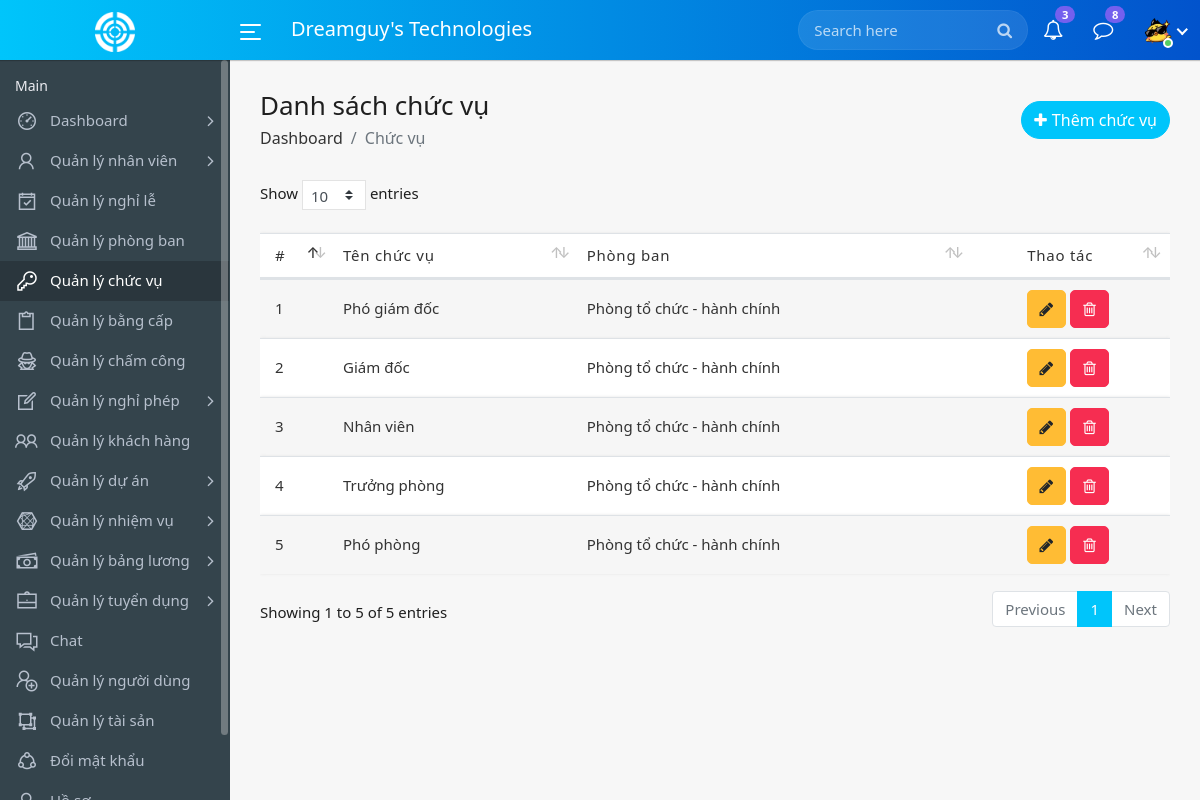
The page /designations.php (signed in) on the database its author committed.
### tables this page shows
CREATE TABLE `users` (
  `id` int(11) NOT NULL,
  `name` varchar(200) NOT NULL,
  `email` varchar(100) NOT NULL,
  `password` varchar(200) NOT NULL,
  `avatar` varchar(255) NOT NULL,
  `role` int(11) NOT NULL,
  `status` int(11) NOT NULL,
  `employee_id` int(11) DEFAULT NULL,
  `created_at` timestamp NOT NULL DEFAULT current_timestamp()
);

CREATE TABLE `designations` (
  `id` int(11) NOT NULL,
  `name` varchar(100) NOT NULL,
  `department_id` int(11) NOT NULL,
  `Date` date NOT NULL DEFAULT current_timestamp()
);

### designations.php (the view, shortened to what this page needs)
<?php
include_once ('includes/config.php');
?>
<!DOCTYPE html>
<html lang="en">
    <head>
        <link rel="stylesheet" href="assets/css/bootstrap.min.css">
        <link rel="stylesheet" href="assets/css/font-awesome.min.css">
        <link rel="stylesheet" href="assets/css/line-awesome.min.css">
        <link rel="stylesheet" href="https://cdnjs.cloudflare.com/ajax/libs/select2/4.0.13/css/select2.min.css">
        <link rel="stylesheet" href="assets/css/dataTables.bootstrap4.min.css">
        <link rel="stylesheet" href="assets/css/style.css">
        <link rel="stylesheet" type="text/css"
        href="https://cdn.datatables.net/buttons/2.2.2/css/buttons.dataTables.min.css">
    </head>
    <body>
        <div class="main-wrapper">
            <?php include_once ("includes/header.php"); ?>
            <?php include_once ("includes/sidebar.php"); ?>
            <div class="page-wrapper">
                <div class="content container-fluid">
                    <div class="page-header">
                        <div class="row align-items-center">
                            <div class="col">
                                <h3 class="page-title">Danh sách chức vụ</h3>
                                <ul class="breadcrumb">
                                    <li class="breadcrumb-item"><a href="index.php">Dashboard</a></li>
                                    <li class="breadcrumb-item active">Chức vụ</li>
                                </ul>
                            </div>
                            <div class="col-auto float-right ml-auto">
                                <a href="#" class="btn add-btn" data-toggle="modal" data-target="#add_designation"><i class="fa fa-plus"></i>Thêm chức vụ</a>
                            </div>
                        </div>
                    </div>
                    <div class="row">
                        <div class="col-md-12">
                            <div class="table-responsive">
                         <table class="table table-striped custom-table datatable mb-0">
                                <thead>
                                    <tr>
                                        <th style="width: 30px;">#</th>
                                        <th>Tên chức vụ</th>
                                        <th>Phòng ban</th>
                                        <th class="text-center">Thao tác</th>
                                    </tr>
                                </thead>
                                <tbody>
                                    <?php
                                    $sql = "SELECT * FROM designations";
                                    $query = $dbh->prepare($sql);
                                    $query->execute();
                                    $results = $query->fetchAll(PDO::FETCH_OBJ);
                                    $sql1 = "SELECT * FROM departments";
                                    $query1 = $dbh->prepare($sql1);
                                    $query1->execute();
                                    $results1 = $query1->fetchAll(PDO::FETCH_OBJ);
                                    $departmentMap = [];
                                    foreach ($results1 as $row1) {
                                        $departmentMap[$row1->id] = $row1->name;
                                    }
                                    foreach ($results as $key => $row) {
                                        ?>
                                            <tr>
                                                <td><?php echo $key + 1; ?></td>
                                                <td><?php echo htmlentities($row->name); ?></td>
                                                <td><?php echo htmlentities($departmentMap[$row->department_id]); ?></td>
                                                <td class="text-center">
                                                    <a class="btn btn-warning editbtn" href="#" data-toggle="modal" data-target="#edit_designation" data-id="<?= $row->id ?>" data-designation= "<?= $row->name ?>" data-department= "<?= $row->department_id ?>"> <i class="fa fa-pencil "></i> </a>
                                                    <a class="btn btn-danger text-white" data-toggle="modal" data-target="#delete_designation_<?= $row->id ?>"><i class="fa fa-trash-o "></i> </a>
                                                </td>
                                            </tr>
                                    <?php
                                    }
                                    ?>
                                </tbody>
                            </table>
                            </div>
                        </div>
                    </div>
                </div>
            </div>
        </div>
    </body>
</html>

### includes/header.php (shortened to what this page needs)
<div class="header">
    <div class="header-left">
        <a href="index.php" class="logo">
            <img src="assets/img/logo.png" width="40" height="40" alt="">
        </a>
    </div>
    <a id="toggle_btn" href="javascript:void(0);">
        <span class="bar-icon">
            <span></span>
            <span></span>
            <span></span>
        </span>
    </a>
    <div class="page-title-box">
        <h3>Dreamguy's Technologies</h3>
    </div>
    <ul class="nav user-menu">
        <li class="nav-item">
            <div class="top-nav-search">
                <form action="search.php">
                    <input class="form-control" type="text" placeholder="Search here">
                    <button class="btn" type="submit"><i class="fa fa-search"></i></button>
                </form>
            </div>
        </li>
        <li class="nav-item dropdown">
            <a href="#" class="dropdown-toggle nav-link" data-toggle="dropdown">
                <i class="fa fa-bell-o"></i> <span class="badge badge-pill">3</span>
            </a>
        </li>
        <li class="nav-item dropdown">
            <a href="#" class="dropdown-toggle nav-link" data-toggle="dropdown">
                <i class="fa fa-comment-o"></i> <span class="badge badge-pill">8</span>
            </a>
        </li>
        <?php
	 $sql = "SELECT * FROM users WHERE id = :id";
	 $query = $dbh->prepare($sql);
	 $query->bindParam(':id', $_SESSION["user_id"]);
	 $query->execute();
	 $result = $query->fetch(PDO::FETCH_ASSOC);
		?>
        <li class="nav-item dropdown has-arrow main-drop">
            <a href="#"  class="nav-link dropdown-toggle" data-toggle="dropdown" aria-expanded="false">
                <span class="user-img"> <span class="user-img">
                        <?php if (substr($result["avatar"], 0, 5) === 'https'): ?>
                        <img src="<?php echo htmlentities($result["avatar"]); ?>" alt="Avatar">
                        <?php else: ?>
                        <img src="upload/users/<?php echo htmlentities($result["avatar"]); ?>" alt="Avatar">
                        <?php endif; ?>
                        <span class="status online"></span></span>
            </a>
        </li>
    </ul>
</div>

### rows shown on the page
users: avatar (picture)
designations: name "Phó giám đốc", department "Phòng tổ chức - hành chính"
designations: name "Giám đốc", department "Phòng tổ chức - hành chính"
designations: name "Nhân viên", department "Phòng tổ chức - hành chính"
designations: name "Trưởng phòng", department "Phòng tổ chức - hành chính"
designations: name "Phó phòng", department "Phòng tổ chức - hành chính"
